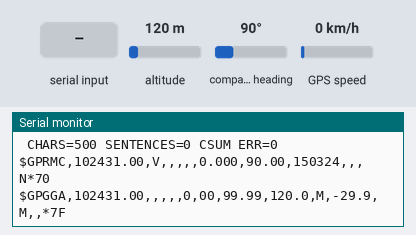
The sketch below on a simulated Arduino Uno, built for the host (arithmetic inside an expression is 32-bit, double 64-bit). Shown: the last lines printed to the serial monitor. Inputs (shaded band) come from the test bench; at power-on: altitude 120 m, GPS speed 0 km/h, compass heading 90°. The GPS gets a fix after 3 s at 37.7749, -122.4194 with 8 satellites.

Above: at 1.2 s.
1.3 s: altitude set to 20 m
At 2.5 s:
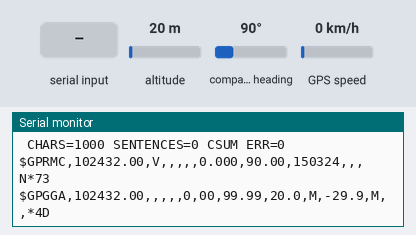
4.5 s: "1" received over the second serial link
At 4.9 s:
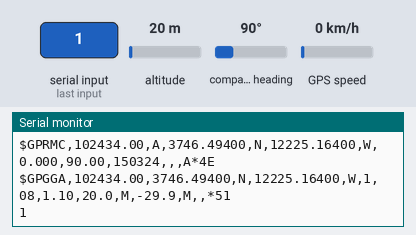
6.5 s: GPS speed set to 2 km/h
At 7.7 s:
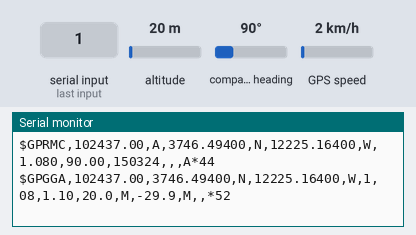
9.5 s: compass heading set to 7°
At 10.8 s:
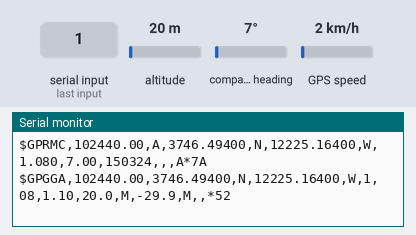
11.0 s: compass heading set to 352°
At 11.8 s:
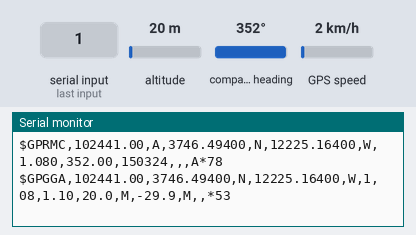
15.1 s: altitude set to 250 m
At 18.8 s:
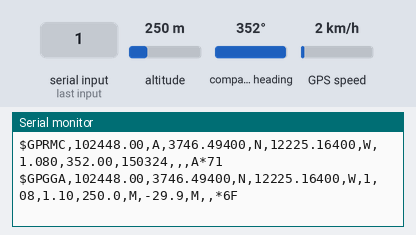

The sketch:

GPS_Test.ino
```cpp
#include <SoftwareSerial.h>

#include <TinyGPS.h>

/* This sample code demonstrates the normal use of a TinyGPS object.
   It requires the use of SoftwareSerial, and assumes that you have a
   4800-baud serial GPS device hooked up on pins 4(rx) and 3(tx).
*/

TinyGPS gps;
SoftwareSerial ss(0, 1);

void setup()
{
  Serial.begin(115200);
  ss.begin(4800);
  Serial.println();
}

void loop()
{
  bool newData = false;
  unsigned long chars;
  unsigned short sentences, failed;

  // For one second we parse GPS data and report some key values
  for (unsigned long start = millis(); millis() - start < 1000;)
  {
    while (ss.available())
    {
      char c = ss.read();
       Serial.write(c); // uncomment this line if you want to see the GPS data flowing
      if (gps.encode(c)) // Did a new valid sentence come in?
        newData = true;
    }
  }

  if (newData)
  {
    float flat, flon;
    unsigned long age;
    gps.f_get_position(&flat, &flon, &age);
    Serial.print("LAT=");
    Serial.print(flat == TinyGPS::GPS_INVALID_F_ANGLE ? 0.0 : flat, 6);
    Serial.print(" LON=");
    Serial.print(flon == TinyGPS::GPS_INVALID_F_ANGLE ? 0.0 : flon, 6);
    Serial.print(" SAT=");
    Serial.print(gps.satellites() == TinyGPS::GPS_INVALID_SATELLITES ? 0 : gps.satellites());
    Serial.print(" PREC=");
    Serial.print(gps.hdop() == TinyGPS::GPS_INVALID_HDOP ? 0 : gps.hdop());
  }

  gps.stats(&chars, &sentences, &failed);
  Serial.print(" CHARS=");
  Serial.print(chars);
  Serial.print(" SENTENCES=");
  Serial.print(sentences);
  Serial.print(" CSUM ERR=");
  Serial.println(failed);
  if (chars == 0)
    Serial.println("** No characters received from GPS: check wiring **");
}
```

Measured:
- after the input at 1.3 s, the serial monitor: prints a new line after 0.71 s (image 1)
- after the input at 4.5 s, the serial monitor: prints a new line at once (image 2)
- after the input at 6.5 s, the serial monitor: prints a new line after 0.51 s (image 3)
- after the input at 9.5 s, the serial monitor: prints a new line after 0.51 s (image 4)
- after the input at 11.0 s, the serial monitor: prints a new line at once (image 5)
- after the input at 15.1 s, the serial monitor: prints a new line after 0.92 s (image 6)
